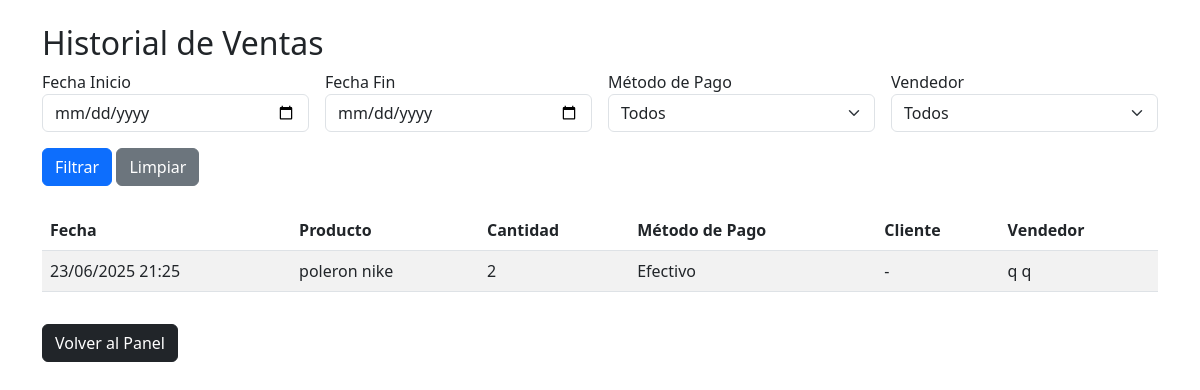
Screenshot of /historial_ventas (signed in) with the database file from the repository.
### app/models.py (models this page shows, shortened)
class Venta(db.Model):
    __tablename__ = 'venta'
    id = db.Column(db.Integer, primary_key=True)
    producto_id = db.Column(db.Integer, db.ForeignKey('producto.id'), nullable=False)
    usuario_id = db.Column(db.Integer, db.ForeignKey('user.id'), nullable=False)
    cantidad = db.Column(db.Integer, nullable=False)
    metodo_pago = db.Column(db.String(50), nullable=False)
    cliente = db.Column(db.String(120))  # solo usado si es venta fiada
    fecha = db.Column(db.DateTime, default=datetime.utcnow)
    producto = db.relationship('Producto', backref='ventas')
    usuario = db.relationship('User', backref='ventas')

class Producto(db.Model):
    __tablename__ = 'producto'
    id = db.Column(db.Integer, primary_key=True)
    nombre = db.Column(db.String(100), nullable=False)
    descripcion = db.Column(db.String(255), nullable=False)
    caracteristicas = db.Column(db.String(255))
    precio = db.Column(db.Float, nullable=False)
    stock = db.Column(db.Integer, nullable=False)
    talla = db.Column(db.String(10), nullable=False)
    tipo_producto = db.Column(db.String(50), nullable=False)
    marca = db.Column(db.String(50), nullable=False)
    categoria = db.Column(db.String(50), nullable=False)
    imagen_url = db.Column(db.String(255))
    codigo_barras = db.Column(db.String(20), unique=True)  # 🔹 Nuevo campo agregado

class User(UserMixin, db.Model):
    id = db.Column(db.Integer, primary_key=True)
    nombre = db.Column(db.String(100), nullable=False)
    apellido = db.Column(db.String(100), nullable=False)
    email = db.Column(db.String(150), unique=True, nullable=False)
    telefono = db.Column(db.String(20), nullable=False)
    password = db.Column(db.String(150), nullable=False)
    rol = db.Column(db.String(50), nullable=False)

### app/routes.py (the view)
@app.route('/historial_ventas', methods=['GET'])
@login_required
def historial_ventas():
    if current_user.rol != 'administrador':
        flash("Acceso no autorizado", "danger")
        return redirect(url_for('login'))
    fecha_inicio = request.args.get('fecha_inicio')
    fecha_fin = request.args.get('fecha_fin')
    metodo_pago = request.args.get('metodo_pago')
    vendedor_id = request.args.get('vendedor_id')
    ventas = Venta.query
    if fecha_inicio:
        ventas = ventas.filter(Venta.fecha >= fecha_inicio)
    if fecha_fin:
        ventas = ventas.filter(Venta.fecha <= fecha_fin)
    if metodo_pago and metodo_pago != 'Todos':
        ventas = ventas.filter(Venta.metodo_pago == metodo_pago)
    if vendedor_id and vendedor_id != 'Todos':
        ventas = ventas.filter(Venta.usuario_id == vendedor_id)
    ventas = ventas.order_by(Venta.fecha.desc()).all()
    usuarios = User.query.all()
    return render_template(
        'historial_ventas.html',
        ventas=ventas,
        usuarios=usuarios,
        filtros={
            'fecha_inicio': fecha_inicio,
            'fecha_fin': fecha_fin,
            'metodo_pago': metodo_pago,
            'vendedor_id': vendedor_id
        }
    )

### app/routes.py (called while the page is built)
@login_manager.user_loader
def load_user(user_id):
    return User.query.get(int(user_id))

### app/templates/historial_ventas.html (shortened to what this page needs)
<!DOCTYPE html>
<html lang="es">
<head>
    <link href="https://cdn.jsdelivr.net/npm/bootstrap@5.3.0/dist/css/bootstrap.min.css" rel="stylesheet">
</head>
<body>
<div class="container mt-4">
    <h2>Historial de Ventas</h2>
    <form class="row g-3 mb-4" method="get">
        <div class="col-md-3">
            <label>Fecha Inicio</label>
            <input type="date" name="fecha_inicio" class="form-control" value="{{ filtros.fecha_inicio or '' }}">
        </div>
        <div class="col-md-3">
            <label>Fecha Fin</label>
            <input type="date" name="fecha_fin" class="form-control" value="{{ filtros.fecha_fin or '' }}">
        </div>
        <div class="col-md-3">
            <label>Método de Pago</label>
            <select name="metodo_pago" class="form-select">
                <option value="Todos">Todos</option>
            </select>
        </div>
        <div class="col-md-3">
            <label>Vendedor</label>
            <select name="vendedor_id" class="form-select">
                <option value="Todos">Todos</option>
            </select>
        </div>
        <div class="col-12">
            <button type="submit" class="btn btn-primary">Filtrar</button>
            <a href="{{ url_for('historial_ventas') }}" class="btn btn-secondary">Limpiar</a>
        </div>
    </form>
    <table class="table table-striped">
        <thead>
            <tr>
                <th>Fecha</th>
                <th>Producto</th>
                <th>Cantidad</th>
                <th>Método de Pago</th>
                <th>Cliente</th>
                <th>Vendedor</th>
            </tr>
        </thead>
        <tbody>
            {% for venta in ventas %}
            <tr>
                <td>{{ venta.fecha.strftime('%d/%m/%Y %H:%M') }}</td>
                <td>{{ venta.producto.nombre }}</td>
                <td>{{ venta.cantidad }}</td>
                <td>{{ venta.metodo_pago }}</td>
                <td>{{ venta.cliente or '-' }}</td>
                <td>{{ venta.usuario.nombre }} {{ venta.usuario.apellido }}</td>
            </tr>
            {% endfor %}
        </tbody>
    </table>
    <a href="{{ url_for('admin_index') }}" class="btn btn-dark mt-3">Volver al Panel</a>
</div>
</body>
</html>

### rows the page displays
Venta: fecha "23/06/2025 21:25", producto.nombre "poleron nike", cantidad "2", metodo_pago "Efectivo", cliente "-", usuario.nombre "q", usuario.apellido "q"
